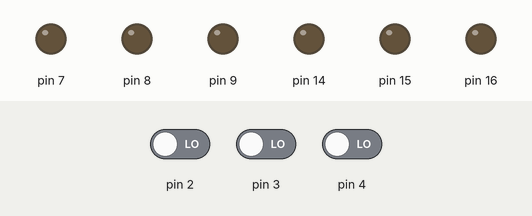
Simulated run of this sketch. Board: Arduino Uno, built with avr-gcc and run on an emulated ATmega328P. Shown: output pins drawn as LEDs (lit = HIGH). Inputs (shaded band) come from the test bench; at power-on: pin 2 LOW, pin 3 LOW, pin 4 LOW.

Above: at 1.2 s.
1.3 s: pin 2 driven HIGH
At 2.5 s:
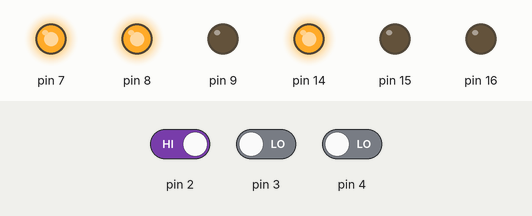
2.8 s: pin 3 driven HIGH
At 3.9 s:
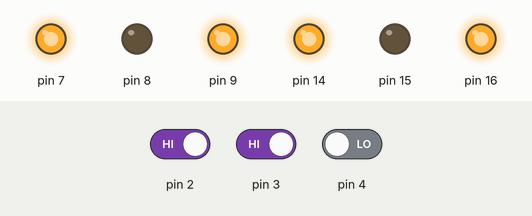
4.3 s: pin 4 driven HIGH
At 5.0 s:
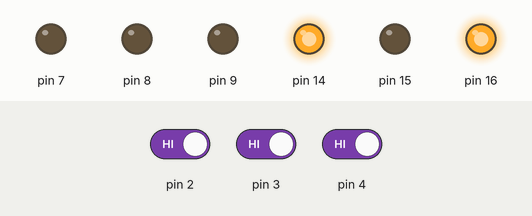
5.8 s: pin 2 driven LOW
At 6.1 s:
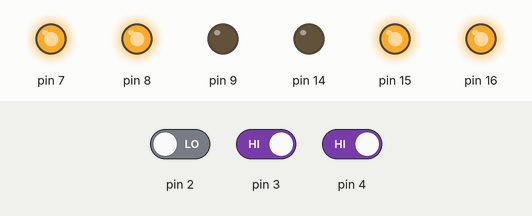
7.3 s: pin 3 driven LOW
At 8.5 s:
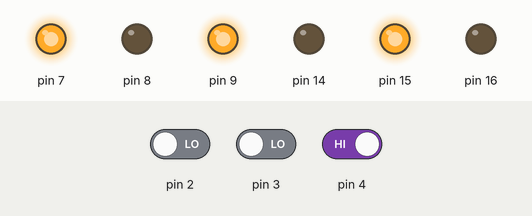
8.8 s: pin 4 driven LOW
At 9.6 s:
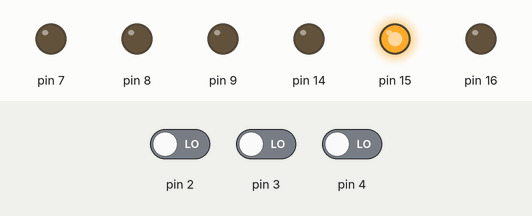
Timing chart, 0 to 11.3 s (numbered marks = the images above; inputs shaded):
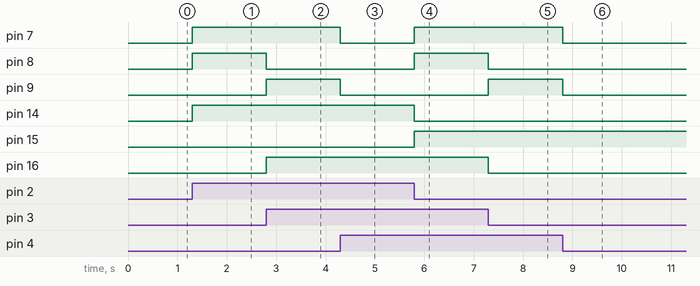

The sketch:

basic-trapezoidal.ino
```cpp
#include "esc-interface.h"

void setup() {
  // phase outputs
  pinMode(7, OUTPUT);
  pinMode(8, OUTPUT);
  pinMode(9, OUTPUT);

  // enable outputs
  pinMode(15, OUTPUT);
  pinMode(14, OUTPUT);
  pinMode(16, OUTPUT);

  // hall inputs
  pinMode(2, INPUT);
  pinMode(3, INPUT);
  pinMode(4, INPUT);

}

// Calls the trapezoidal function and sets RPM by a delay
// Delay defines the RPM as a function of the motor poles
void loop() {

  trap();
  delayMicroseconds(150);

}

// Sets a trapezoidal state, explained inline:
void set(int off, int low, int high){
  digitalWrite(en(off),LOW);    // One output is off
  digitalWrite(en(low),HIGH);   // The other 2 outputs are on
  digitalWrite(en(high),HIGH);  // ^
  digitalWrite(out(low),LOW);   // One of the two outputs is low side
  digitalWrite(out(high),HIGH); // The other is high side
}

// Trapezoidal lookup table linking phase outputs to sensor inputs
// See the table in this directory
void trap() {
  if (hall(1)) {
    if (hall(2)) {
      if (hall(3)) {
        disable();
      } else {
        set(2,1,3);
      }
    } else {
       if (hall(3)) {
        set(1,3,2);
      } else {
        set(3,1,2);
      }
    }
  } else {
    if (hall(2)) {
      if (hall(3)) {
        set(3,2,1);
      } else {
        set(1,2,3);
      }
    } else {
       if (hall(3)) {
        set(2,3,1);
      } else {
        disable();
      }
    }
  }

}
```

esc-interface.cpp
```cpp
#include "esc-interface.h"

// Lookup table linking enable pins for H-bridges 1-3
// Modify depending on your pinout
// E.g. digitalWrite(en(1),LOW) turns off H-bridge 1
int en(int phase){
  switch (phase) {
    case 1:
      return 7;
      break;
    case 2:
      return 8;
      break;
    case 3:
      return 9;
      break;
    default:
      error();
      break;
  }
}

// Lookup table linking High/Low switch pins for H-bridges 1-3
// Modify depending on your pinout
// E.g. digitalWrite(out(2),HIGH) switches H-bridge 2 to high side
int out(int phase){
  switch (phase) {
    case 1:
      return 15;
      break;
    case 2:
      return 14;
      break;
    case 3:
      return 16;
      break;
    default:
      error();
      break;
  }
}

// Turns off all phases
void disable() {
  digitalWrite(en(1),LOW);
  digitalWrite(en(2),LOW);
  digitalWrite(en(3),LOW);
}

// For turning all phases off permanently in an invalid state
void error(){
  while (true) {
    disable();
  }
}

// Polling function for finding the state of a hall effect sensor
bool hall(int phase) {
    switch (phase) {
    case 1:
      if (digitalRead(2) == HIGH) {
        return true;
      } else {
        return false;
      }
    case 2:
      if (digitalRead(3) == HIGH) {
        return true;
      } else {
        return false;
      }
    case 3:
      if (digitalRead(4) == HIGH) {
        return true;
      } else {
        return false;
      }
    default:
      error();
      break;
  }
}
```

esc-interface.h
```cpp
#ifndef escInterface_h
#define escInterface_h

#include "Arduino.h"


// Lookup table linking enable pins for H-bridges 1-3
// Modify depending on your pinout
// E.g. digitalWrite(en(1),LOW) turns off H-bridge 1
int en(int phase);

// Lookup table linking High/Low switch pins for H-bridges 1-3
// Modify depending on your pinout
// E.g. digitalWrite(out(2),HIGH) switches H-bridge 2 to high side
int out(int phase);

// Turns off all phases
void disable();

// For turning all phases off permanently in an invalid state
void error();

// Polling function for finding the state of a hall effect sensor
bool hall(int phase);

#endif
```

Measured:
- after the input at 1.3 s, pin 7, pin 8, pin 14: LOW → HIGH at once
- after the input at 2.8 s, pin 8: HIGH → LOW at once; pin 9, pin 16: LOW → HIGH at once
- after the input at 4.3 s, pin 7, pin 9: HIGH → LOW at once
- after the input at 5.8 s, pin 7, pin 8, pin 15: LOW → HIGH at once; pin 14: HIGH → LOW at once
- after the input at 7.3 s, pin 8, pin 16: HIGH → LOW at once; pin 9: LOW → HIGH at once
- after the input at 8.8 s, pin 7, pin 9: HIGH → LOW at once
